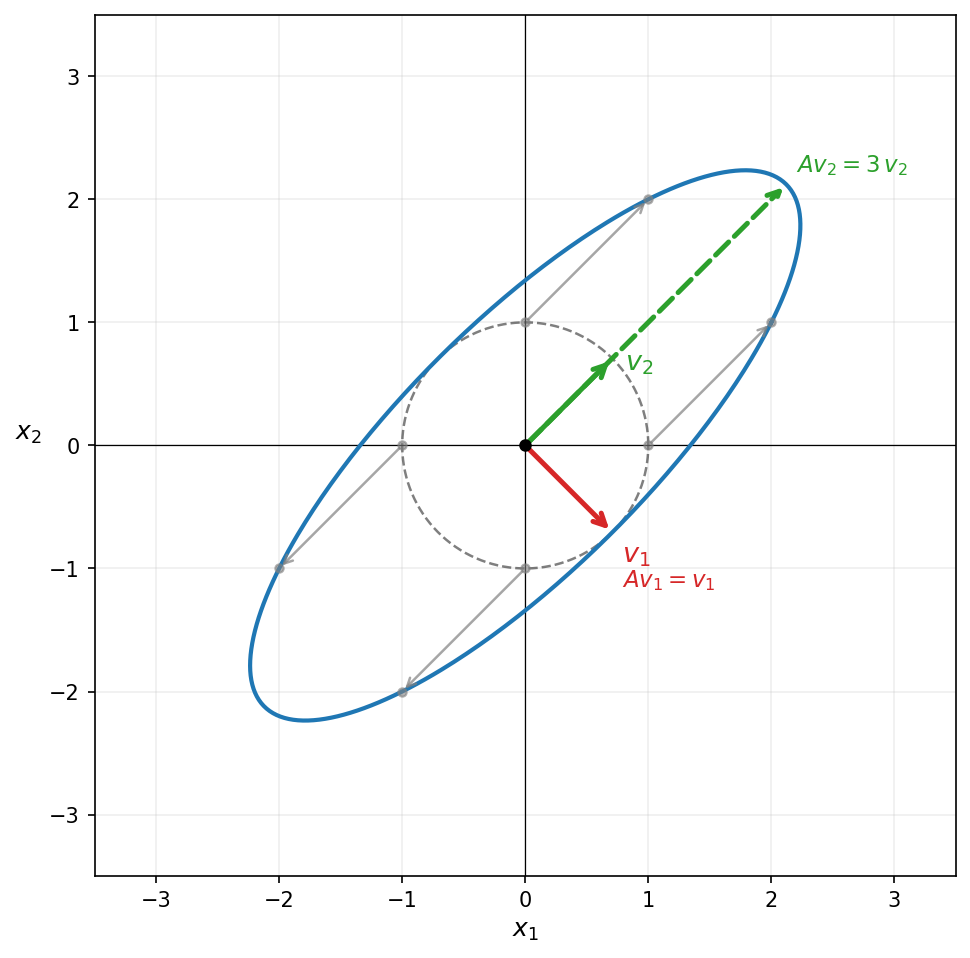

Reproduce this figure in Python.
"""
fig07: Eigenvalues — unit circle mapped to ellipse.
A = [[2,1],[1,2]], eigenvalues 1 (v1) and 3 (v2).
Shows: unit circle, ellipse (image), a few grey u->Au pairs, eigenvectors labeled.
"""
import numpy as np
import matplotlib.pyplot as plt

A = np.array([[2., 1.],
              [1., 2.]])

# eigenvectors: lambda=1 -> v1=(1,-1)/sqrt2, lambda=3 -> v2=(1,1)/sqrt2
v1 = np.array([ 1., -1.]) / np.sqrt(2)   # lambda = 1
v2 = np.array([ 1.,  1.]) / np.sqrt(2)   # lambda = 3

fig, ax = plt.subplots(figsize=(7, 6.5))
ax.set_xlim(-3.5, 3.5); ax.set_ylim(-3.5, 3.5)
ax.set_aspect('equal')
ax.axhline(0, color='k', lw=0.6); ax.axvline(0, color='k', lw=0.6)
ax.grid(True, alpha=0.2)
ax.set_xlabel('$x_1$', fontsize=12)
ax.set_ylabel('$x_2$', fontsize=12, rotation=0, labelpad=10)
ax.plot(0, 0, 'ko', ms=5, zorder=5)

# unit circle
th = np.linspace(0, 2*np.pi, 400)
circle = np.vstack([np.cos(th), np.sin(th)])
ax.plot(circle[0], circle[1], 'k--', lw=1.2, alpha=0.5)

# ellipse = image of unit circle
ellipse = A @ circle
ax.plot(ellipse[0], ellipse[1], color='#1f77b4', lw=2.0)

# a few grey u -> Au pairs (avoid eigenvector directions ±45°, ±135°)
sample_angles = np.radians([0, 90, 180, 270])
for ang in sample_angles:
    u  = np.array([np.cos(ang), np.sin(ang)])
    Au = A @ u
    ax.annotate('', xy=Au, xytext=u,
                arrowprops=dict(arrowstyle='->', color='gray',
                                lw=1.2, mutation_scale=10, alpha=0.7))
    ax.plot(*u,  'o', color='gray', ms=4, alpha=0.6, zorder=4)
    ax.plot(*Au, 'o', color='gray', ms=4, alpha=0.6, zorder=4)

# eigenvector v1: lambda=1, Av1 = v1 (same point on circle and ellipse)
ax.annotate('', xy=v1, xytext=(0,0),
            arrowprops=dict(arrowstyle='->', color='#d62728', lw=2.4, mutation_scale=14))
ax.text(v1[0]+0.08, v1[1]-0.24,
        '$v_1$', fontsize=13, color='#d62728')
ax.text(v1[0]+0.08, v1[1]-0.44,
        r'$Av_1 = v_1$', fontsize=11, color='#d62728')

# eigenvector v2: lambda=3, Av2 = 3*v2
Av2 = A @ v2   # = 3*v2
ax.annotate('', xy=v2,  xytext=(0,0),
            arrowprops=dict(arrowstyle='->', color='#2ca02c', lw=2.4, mutation_scale=14))
ax.annotate('', xy=Av2, xytext=(0,0),
            arrowprops=dict(arrowstyle='->', color='#2ca02c', lw=2.4,
                            mutation_scale=14, linestyle='dashed'))
ax.text(v2[0]+0.10,  v2[1]-0.10,  '$v_2$',           fontsize=13, color='#2ca02c')
ax.text(Av2[0]+0.08, Av2[1]+0.10, r'$Av_2 = 3\,v_2$', fontsize=11, color='#2ca02c')

plt.tight_layout()
plt.savefig('/Users/sasha/linalg-lec/figures/fig07_eigenvalues.png',
            dpi=150, bbox_inches='tight')
plt.close()
print('saved')
